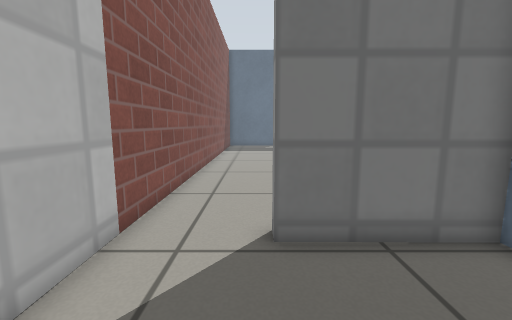
view 1 (above)

12 first-person views from a walk through a Gazebo world. The camera is 0.59 m above the floor, tilts 8° down and sees 90° across. The floor is counted in squares, 0.25 m on a side. Each view is taken from the middle of a square. On the plan, view 1 faces up. The plan holds only what a view shows up to about 17 squares ahead; the rest is blank. Simple patterns stand in for the simulator's built-in surfaces.

view 2
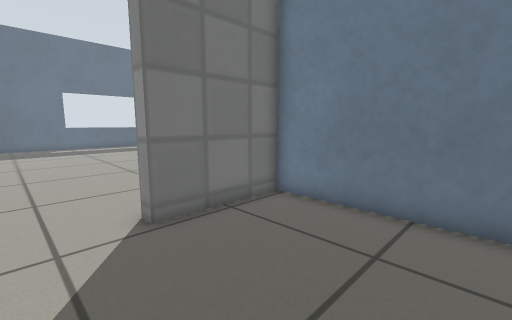

view 3
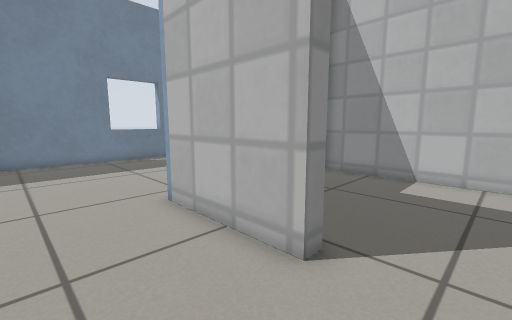

view 4
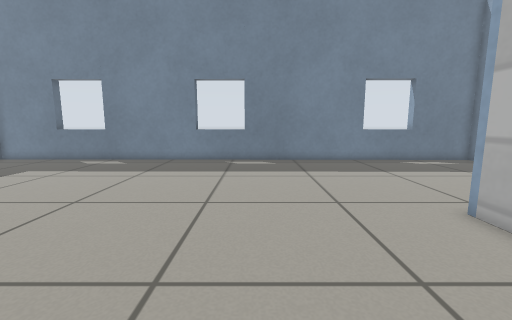

view 5
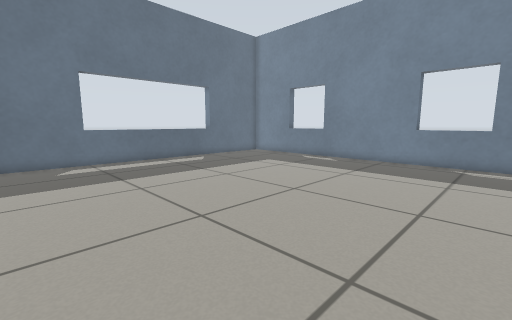

view 6
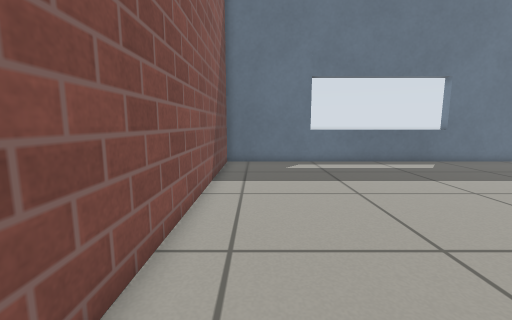

view 7
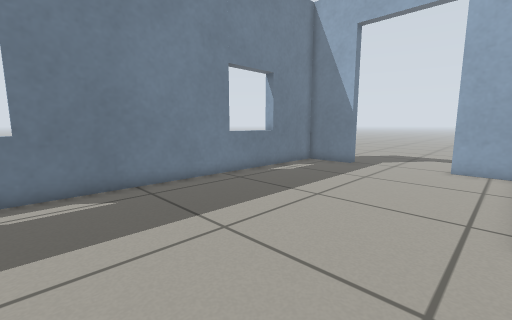

view 8
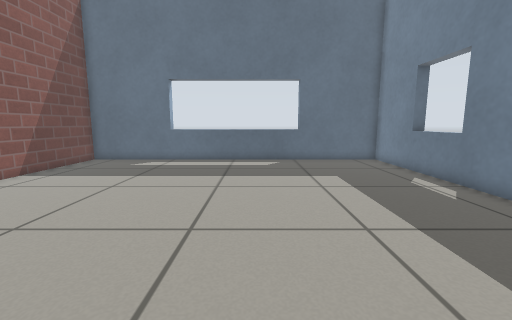

view 9
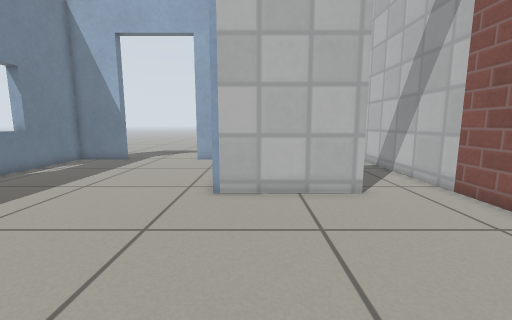

view 10
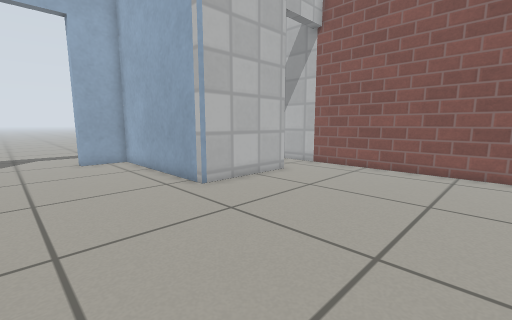

view 11
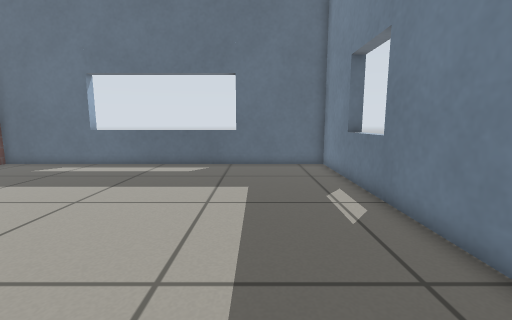

view 12
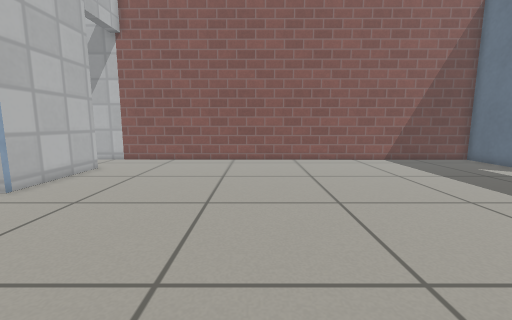

### Floor plan
Points are (right, up) in squares from view 1. A wall is a line through its corners. A room is listed if a view was taken in it or the views show most of it. See-through windows are left out.
Room 1 (views 1, 2)
walls: (4.9, -1.3) (4.9, 4.8) (0.4, 4.9); (-2.3, -3) (4.9, -3); (-3, 4.9) (-3, -2.3)
ways out: open door at (-1.5, 5) to room 2
Room 2 (views 3, 4, 5, 6, 7, 8, 9, 10, 11, 12)
walls: (0.4, 5.5) (5.5, 5.4) (5.5, -3) (7.9, -3); (12.8, -3) (15.7, -3) (16, 28) (-2.8, 28) (-3, 4.9)
ways out: open door at (-1.5, 5) to room 1; open door at (10, -3)

Where each view was taken, in squares from view 1:
view 1: 0 up, 0 right, facing up
view 2: 1 down, 2 left, facing up-right
view 3: 9 up, 2 left, facing down-right
view 4: 11 up, 1 left, facing right
view 5: 11 up, 1 left, facing up-right
view 6: 12 up, 1 left, facing up
view 7: 12 up, 6 right, facing down-right
view 8: 11 up, 8 right, facing up
view 9: 14 up, 4 right, facing down
view 10: 14 up, 11 right, facing down-left
view 11: 13 up, 12 right, facing up
view 12: 14 up, 14 right, facing left
